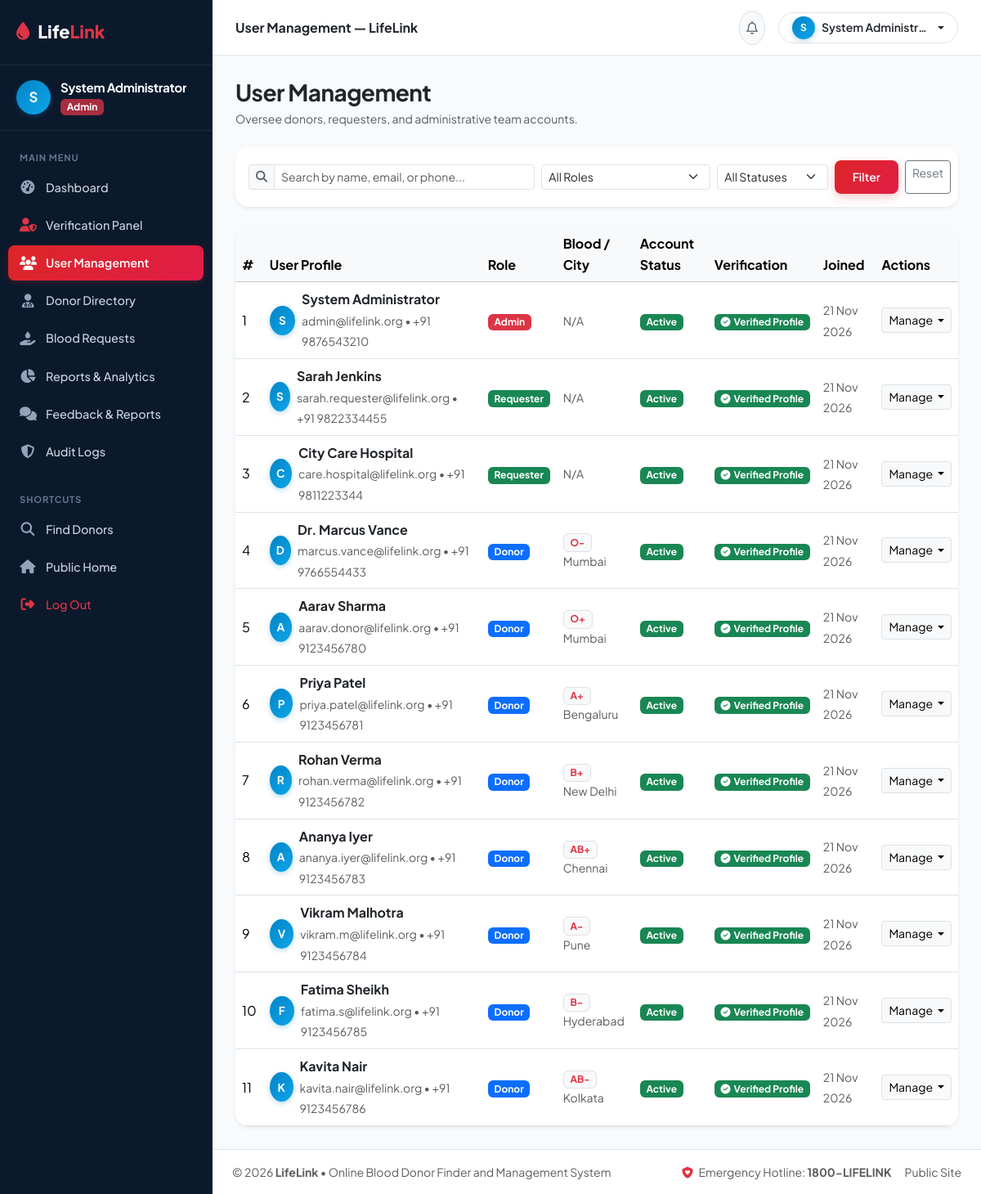
The page /admin/users.php (signed in) on the database its author committed.
### tables this page shows
CREATE TABLE IF NOT EXISTS `users` (
  `user_id` INT AUTO_INCREMENT PRIMARY KEY,
  `full_name` VARCHAR(100) NOT NULL,
  `email` VARCHAR(100) UNIQUE NOT NULL,
  `phone` VARCHAR(20) NOT NULL,
  `password` VARCHAR(255) NOT NULL,
  `role` ENUM('donor', 'requester', 'admin') NOT NULL DEFAULT 'donor',
  `account_status` ENUM('active', 'deactivated', 'suspended') DEFAULT 'active',
  `verification_status` ENUM('unverified', 'pending', 'verified', 'rejected') DEFAULT 'pending',
  `created_at` TIMESTAMP DEFAULT CURRENT_TIMESTAMP,
  `updated_at` TIMESTAMP DEFAULT CURRENT_TIMESTAMP ON UPDATE CURRENT_TIMESTAMP
);

### includes/auth.php (called while the page is built, shortened)
<?php
require_once __DIR__ . '/functions.php';
function isLoggedIn() {
    return isset($_SESSION['user_id']) && !empty($_SESSION['user_id']);
}
function getCurrentUser() {
    return [
        'user_id' => $_SESSION['user_id'],
        'full_name' => $_SESSION['full_name'] ?? 'User',
        'email' => $_SESSION['email'] ?? '',
        'role' => $_SESSION['role'] ?? '',
        'donor_id' => $_SESSION['donor_id'] ?? null,
        'blood_group' => $_SESSION['blood_group'] ?? null,
    ];
}

### admin/users.php (the view, shortened to what this page needs)
<?php
require_once __DIR__ . '/../includes/functions.php';
require_once __DIR__ . '/../includes/auth.php';
$currentUser = getCurrentUser();
$pageTitle = "User Management — LifeLink";
$search = trim($_GET['search'] ?? '');
$sql = "SELECT u.*,
        (SELECT blood_group FROM donors d WHERE d.user_id = u.user_id) as donor_bg,
        (SELECT city FROM donors d WHERE d.user_id = u.user_id) as donor_city
        FROM users u WHERE 1=1";
$params = [];
$sql .= " ORDER BY u.created_at DESC";
$stmt = $db->prepare($sql);
$stmt->execute($params);
$users = $stmt->fetchAll();
require_once __DIR__ . '/../includes/header.php';
?>
<div class="dashboard-layout">
    <?php require_once __DIR__ . '/../includes/dashboard_sidebar.php'; ?>
    <div class="dashboard-main">
        <?php require_once __DIR__ . '/../includes/dashboard_topbar.php'; ?>
        <div class="dashboard-body">
            <div class="d-flex flex-wrap justify-content-between align-items-center mb-4">
                <div>
                    <h3 class="fw-bold mb-1 text-dark">User Management</h3>
                    <p class="text-muted small mb-0">Oversee donors, requesters, and administrative team accounts.</p>
                </div>
            </div>
            <div class="card border-0 shadow-sm rounded-4 p-3 bg-white mb-4">
                <form method="GET" action="" class="row g-2 align-items-center">
                    <div class="col-md-5">
                        <div class="input-group input-group-sm">
                            <span class="input-group-text bg-light"><i class="fa-solid fa-search text-muted"></i></span>
                            <input type="text" name="search" class="form-control" placeholder="Search by name, email, or phone..." value="<?= htmlspecialchars($search) ?>">
                        </div>
                    </div>
                    <div class="col-md-3">
                        <select name="role" class="form-select form-select-sm">
                            <option value="">All Roles</option>
                        </select>
                    </div>
                    <div class="col-md-2">
                        <select name="status" class="form-select form-select-sm">
                            <option value="">All Statuses</option>
                        </select>
                    </div>
                    <div class="col-md-2 d-flex gap-2">
                        <button type="submit" class="btn btn-lifelink-red btn-sm flex-grow-1">Filter</button>
                        <a href="<?= BASE_URL ?>/admin/users.php" class="btn btn-outline-secondary btn-sm">Reset</a>
                    </div>
                </form>
            </div>
            <div class="card border-0 shadow-sm rounded-4 bg-white overflow-hidden">
                <div class="table-responsive">
                    <table class="table table-hover align-middle mb-0">
                        <thead class="table-light">
                            <tr>
                                <th>#</th>
                                <th>User Profile</th>
                                <th>Role</th>
                                <th>Blood / City</th>
                                <th>Account Status</th>
                                <th>Verification</th>
                                <th>Joined</th>
                                <th>Actions</th>
                            </tr>
                        </thead>
                        <tbody>
                            <?php if (empty($users)): ?>
                                <tr>
                                    <td colspan="8" class="text-center py-5 text-muted">
                                        No users matching your search filters.
                                    </td>
                                </tr>
                            <?php else: ?>
                                <?php foreach ($users as $u): ?>
                                    <tr>
                                        <td><?= $u['user_id'] ?></td>
                                        <td>
                                            <div class="d-flex align-items-center gap-2">
                                                <div class="user-avatar-circle" style="width: 36px; height: 36px; font-size: 0.85rem;">
                                                    <?= strtoupper(substr($u['full_name'], 0, 1)) ?>
                                                </div>
                                                <div>
                                                    <strong class="d-block text-dark"><?= htmlspecialchars($u['full_name']) ?></strong>
                                                    <small class="text-muted"><?= htmlspecialchars($u['email']) ?> &bull; <?= htmlspecialchars($u['phone']) ?></small>
                                                </div>
                                            </div>
                                        </td>
                                        <td>
                                            <?php if ($u['role'] === 'admin'): ?>
                                                <span class="badge bg-danger">Admin</span>
                                            <?php elseif ($u['role'] === 'donor'): ?>
                                                <span class="badge bg-primary">Donor</span>
                                            <?php else: ?>
                                                <span class="badge bg-success">Requester</span>
                                            <?php endif; ?>
                                        </td>
                                        <td>
                                            <?php if (!empty($u['donor_bg'])): ?>
                                                <span class="badge bg-light text-danger border fw-bold"><?= htmlspecialchars($u['donor_bg']) ?></span>
                                                <small class="text-muted d-block"><?= htmlspecialchars($u['donor_city'] ?? '') ?></small>
                                            <?php else: ?>
                                                <span class="text-muted small">N/A</span>
                                            <?php endif; ?>
                                        </td>
                                        <td>
                                            <?php if ($u['account_status'] === 'active'): ?>
                                                <span class="badge bg-success">Active</span>
                                            <?php elseif ($u['account_status'] === 'deactivated'): ?>
                                                <span class="badge bg-secondary">Deactivated</span>
                                            <?php else: ?>
                                                <span class="badge bg-danger">Suspended</span>
                                            <?php endif; ?>
                                        </td>
                                        <td>
                                            <?= getVerificationBadge($u['verification_status'] ?? 'unverified') ?>
                                        </td>
                                        <td>
                                            <small class="text-muted"><?= date('d M Y', strtotime($u['created_at'])) ?></small>
                                        </td>
                                        <td>
                                            <div class="dropdown">
                                                <button class="btn btn-light btn-sm border dropdown-toggle" type="button" data-bs-toggle="dropdown">
                                                    Manage
                                                </button>
                                            </div>
                                        </td>
                                    </tr>
                                <?php endforeach; ?>
                            <?php endif; ?>
                        </tbody>
                    </table>
                </div>
            </div>
<?php require_once __DIR__ . '/../includes/dashboard_footer.php'; ?>

### includes/dashboard_sidebar.php (shortened to what this page needs)
<?php
$role = $currentUser['role'] ?? 'donor';
$currentScript = basename($_SERVER['PHP_SELF']);
?>
<aside class="dashboard-sidebar">
    <div class="sidebar-brand">
        <i class="fa-solid fa-droplet text-danger"></i>
        <span>Life<span class="text-danger">Link</span></span>
    </div>
    <div class="sidebar-user">
        <div class="user-avatar-circle">
            <?= strtoupper(substr($currentUser['full_name'] ?? 'U', 0, 1)) ?>
        </div>
        <div class="overflow-hidden">
            <h6 class="text-white mb-0 text-truncate fw-bold" style="font-size: 0.95rem;"><?= htmlspecialchars($currentUser['full_name']) ?></h6>
            <small class="badge bg-danger bg-opacity-75 text-capitalize"><?= htmlspecialchars($role) ?></small>
        </div>
    </div>
    <ul class="sidebar-menu">
        <div class="menu-header">Main Menu</div>
        <?php if ($role === 'donor'): ?>
            <li class="<?= $currentScript === 'dashboard.php' ? 'active' : '' ?>">
                <a href="<?= BASE_URL ?>/donor/dashboard.php">
                    <i class="fa-solid fa-gauge-high"></i> <span>Dashboard</span>
                </a>
            </li>
            <li class="<?= in_array($currentScript, ['requests.php', 'request_details.php']) ? 'active' : '' ?>">
                <a href="<?= BASE_URL ?>/donor/requests.php">
                    <i class="fa-solid fa-hand-holding-droplet"></i> <span>Blood Requests</span>
                </a>
            </li>
            <li class="<?= in_array($currentScript, ['profile.php', 'edit_profile.php']) ? 'active' : '' ?>">
                <a href="<?= BASE_URL ?>/donor/profile.php">
                    <i class="fa-solid fa-id-card"></i> <span>My Profile</span>
                </a>
            </li>
            <li class="<?= $currentScript === 'donation_history.php' ? 'active' : '' ?>">
                <a href="<?= BASE_URL ?>/donor/donation_history.php">
                    <i class="fa-solid fa-clock-rotate-left"></i> <span>Donation History</span>
                </a>
            </li>
            <li class="<?= $currentScript === 'notifications.php' ? 'active' : '' ?>">
                <a href="<?= BASE_URL ?>/donor/notifications.php">
                    <i class="fa-solid fa-bell"></i> <span>Notifications</span>
                </a>
            </li>
        <?php elseif ($role === 'admin'): ?>
            <li class="<?= $currentScript === 'dashboard.php' ? 'active' : '' ?>">
                <a href="<?= BASE_URL ?>/admin/dashboard.php">
                    <i class="fa-solid fa-gauge-high"></i> <span>Dashboard</span>
                </a>
            </li>
            <li class="<?= $currentScript === 'verification.php' ? 'active' : '' ?>">
                <a href="<?= BASE_URL ?>/admin/verification.php">
                    <i class="fa-solid fa-user-shield text-danger"></i> <span>Verification Panel</span>
                </a>
            </li>
            <li class="<?= $currentScript === 'users.php' ? 'active' : '' ?>">
                <a href="<?= BASE_URL ?>/admin/users.php">
                    <i class="fa-solid fa-users"></i> <span>User Management</span>
                </a>
            </li>
            <li class="<?= $currentScript === 'donors.php' ? 'active' : '' ?>">
                <a href="<?= BASE_URL ?>/admin/donors.php">
                    <i class="fa-solid fa-user-doctor"></i> <span>Donor Directory</span>
                </a>
            </li>
            <li class="<?= in_array($currentScript, ['requests.php', 'request_details.php']) ? 'active' : '' ?>">
                <a href="<?= BASE_URL ?>/admin/requests.php">
                    <i class="fa-solid fa-hand-holding-droplet"></i> <span>Blood Requests</span>
                </a>
            </li>
            <li class="<?= $currentScript === 'reports.php' ? 'active' : '' ?>">
                <a href="<?= BASE_URL ?>/admin/reports.php">
                    <i class="fa-solid fa-chart-pie"></i> <span>Reports & Analytics</span>
                </a>
            </li>
            <li class="<?= $currentScript === 'feedback.php' ? 'active' : '' ?>">
                <a href="<?= BASE_URL ?>/admin/feedback.php">
                    <i class="fa-solid fa-comments"></i> <span>Feedback & Reports</span>
                </a>
            </li>
            <li class="<?= $currentScript === 'logs.php' ? 'active' : '' ?>">
                <a href="<?= BASE_URL ?>/admin/logs.php">
                    <i class="fa-solid fa-shield-halved"></i> <span>Audit Logs</span>
                </a>
            </li>
        <?php endif; ?>
        <div class="menu-header mt-3">Shortcuts</div>
        <li>
            <a href="<?= BASE_URL ?>/find_donors.php">
                <i class="fa-solid fa-magnifying-glass"></i> <span>Find Donors</span>
            </a>
        </li>
        <li>
            <a href="<?= BASE_URL ?>/index.php">
                <i class="fa-solid fa-house"></i> <span>Public Home</span>
            </a>
        </li>
        <li>
            <a href="<?= BASE_URL ?>/logout.php" class="text-danger">
                <i class="fa-solid fa-right-from-bracket text-danger"></i> <span>Log Out</span>
            </a>
        </li>
    </ul>
</aside>

### includes/dashboard_topbar.php (shortened to what this page needs)
<?php
$notifUrl = BASE_URL . '/' . ($currentUser['role'] ?? 'donor') . '/notifications.php';
?>
<header class="dashboard-topbar">
    <div class="d-flex align-items-center gap-3">
        <span class="fw-bold text-dark d-none d-sm-inline"><?= htmlspecialchars($pageTitle ?? 'Dashboard') ?></span>
    </div>
    <div class="d-flex align-items-center gap-3">
        <a href="<?= $notifUrl ?>" class="btn btn-light position-relative rounded-circle p-2 border" title="Notifications">
            <i class="fa-regular fa-bell text-secondary"></i>
        </a>
        <div class="dropdown">
            <button class="btn btn-white border dropdown-toggle d-flex align-items-center gap-2 rounded-pill px-3 py-1" type="button" data-bs-toggle="dropdown">
                <span class="user-avatar-circle" style="width: 28px; height: 28px; font-size: 0.75rem;">
                    <?= strtoupper(substr($currentUser['full_name'] ?? 'U', 0, 1)) ?>
                </span>
                <span class="fw-semibold small text-truncate" style="max-width: 130px;"><?= htmlspecialchars($currentUser['full_name']) ?></span>
            </button>
        </div>
    </div>
</header>

### includes/functions.php (shortened to what this page needs)
<?php
function getVerificationBadge($status) {
    switch (strtolower((string)$status)) {
        case 'verified':
            return '<span class="badge bg-success text-white"><i class="fa-solid fa-circle-check me-1"></i>Verified Profile</span>';
    }
}

### rows shown on the page
users: full_name "S", full_name "System Administrator", role "Admin", full_name "System Administr…", user_id "1", email "admin@lifelink.org", phone "+91 9876543210", shows "N/A", account_status "Active", verification_status "verified" (drawn), created_at "21 Nov 2026"
users: user_id "2", full_name "S", full_name "Sarah Jenkins", email "sarah.requester@lifelink.org", phone "+91 9822334455", role "Requester", shows "N/A", account_status "Active", verification_status "verified" (drawn), created_at "21 Nov 2026"
users: user_id "3", full_name "C", full_name "City Care Hospital", email "care.hospital@lifelink.org", phone "+91 9811223344", role "Requester", shows "N/A", account_status "Active", verification_status "verified" (drawn), created_at "21 Nov 2026"
users: user_id "4", full_name "D", full_name "Dr. Marcus Vance", email "marcus.vance@lifelink.org", phone "+91 9766554433", role "Donor", donor_bg "O-", donor_city "Mumbai", account_status "Active", verification_status "verified" (drawn), created_at "21 Nov 2026"
users: user_id "5", full_name "A", full_name "Aarav Sharma", email "aarav.donor@lifelink.org", phone "+91 9123456780", role "Donor", donor_bg "O+", donor_city "Mumbai", account_status "Active", verification_status "verified" (drawn), created_at "21 Nov 2026"
users: user_id "6", full_name "P", full_name "Priya Patel", email "priya.patel@lifelink.org", phone "+91 9123456781", role "Donor", donor_bg "A+", donor_city "Bengaluru", account_status "Active", verification_status "verified" (drawn), created_at "21 Nov 2026"
users: user_id "7", full_name "R", full_name "Rohan Verma", email "rohan.verma@lifelink.org", phone "+91 9123456782", role "Donor", donor_bg "B+", donor_city "New Delhi", account_status "Active", verification_status "verified" (drawn), created_at "21 Nov 2026"
users: user_id "8", full_name "A", full_name "Ananya Iyer", email "ananya.iyer@lifelink.org", phone "+91 9123456783", role "Donor", donor_bg "AB+", donor_city "Chennai", account_status "Active", verification_status "verified" (drawn), created_at "21 Nov 2026"
users: user_id "9", full_name "V", full_name "Vikram Malhotra", email "vikram.m@lifelink.org", phone "+91 9123456784", role "Donor", donor_bg "A-", donor_city "Pune", account_status "Active", verification_status "verified" (drawn), created_at "21 Nov 2026"
users: user_id "10", full_name "F", full_name "Fatima Sheikh", email "fatima.s@lifelink.org", phone "+91 9123456785", role "Donor", donor_bg "B-", donor_city "Hyderabad", account_status "Active", verification_status "verified" (drawn), created_at "21 Nov 2026"
users: user_id "11", full_name "K", full_name "Kavita Nair", email "kavita.nair@lifelink.org", phone "+91 9123456786", role "Donor", donor_bg "AB-", donor_city "Kolkata", account_status "Active", verification_status "verified" (drawn), created_at "21 Nov 2026"

### other values the page prints
$pageTitle "User Management — LifeLink"
